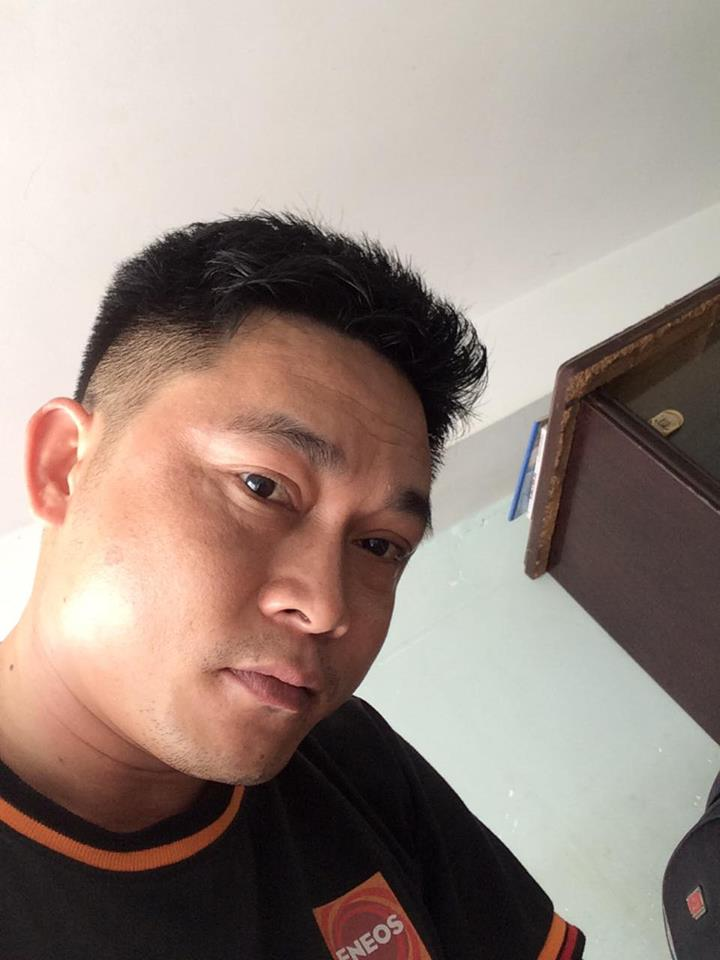
%> input picture Features/AlexNet/ThanhPhuong.jpg, 720 x 960 px
$ octave --eval "AlexNetFeature;"   (GNU Octave 9; MATLAB toolbox functions it lacks are replaced by stand-ins)
%> lines starting %> are read from the running program, lines starting %| are printed output that depends on the picture
function AlexNetFeature()

%Read in the image of interest.
I1 = imread('ThanhPhuong.jpg');
%> I1 is the input picture: size 960x720x3 uint8; mean R, G, B 155.8, 139.3, 130.9
I2 = rgb2gray(I1);
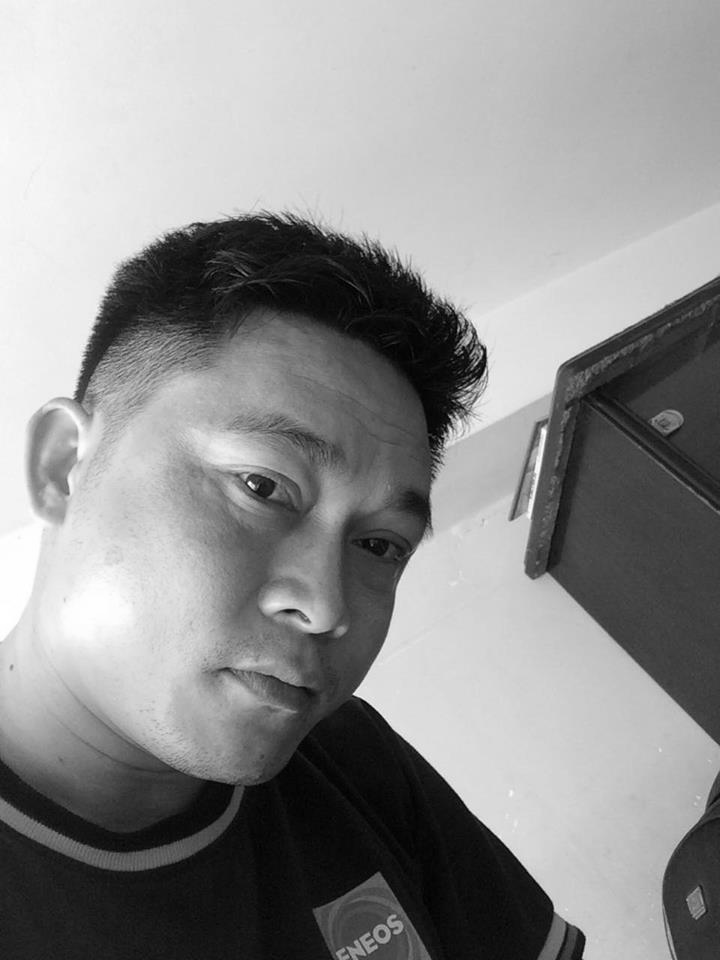
%> I2: size 960x720 uint8; min 0, max 255, mean 143.3
arrPointI = detectHarrisFeatures(I2);
%> arrPointI = 270 points; strongest (x, y): (249, 484), (354, 695), (254, 489), (459, 401), (450, 417)
[arrfeatureI, arrValidPointI] = extractFeatures(I2, arrPointI);
%> arrValidPointI = 229 points; strongest (x, y): (249, 484), (354, 695), (254, 489), (459, 401), (450, 417)
figure;
imshow(I2);
arrSubValidPointI = arrValidPointI.selectStrongest(20);
%> arrSubValidPointI = 20 points; strongest (x, y): (249, 484), (354, 695), (254, 489), (459, 401), (450, 417)
%> `AlexNetFeature;`:
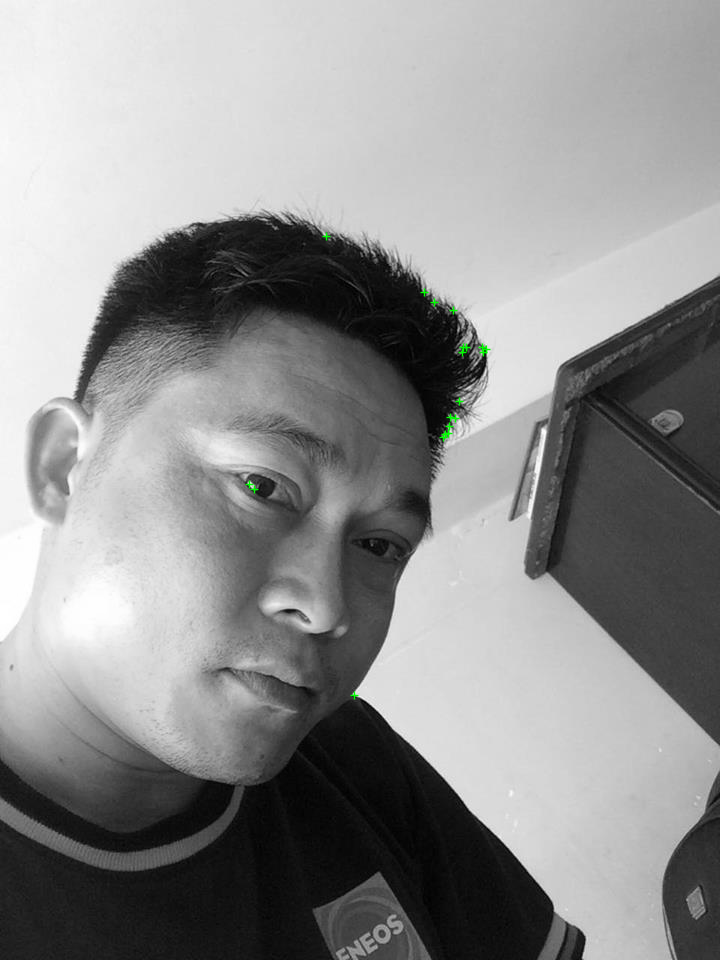
%> figure redrawn from the program's plot data
hold on;
plot(arrSubValidPointI);


end
